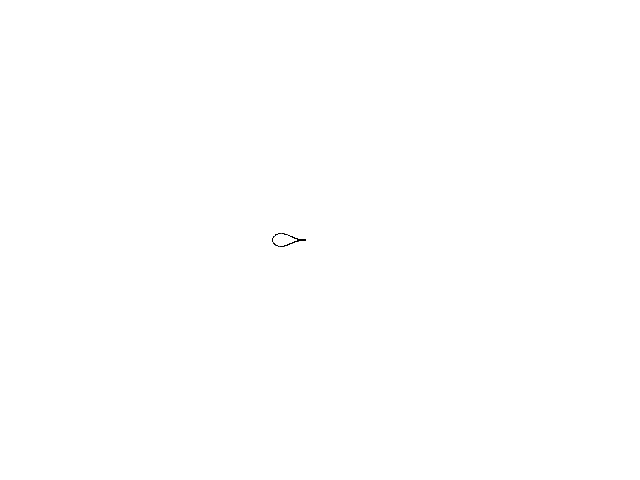
Frame 1 (no input)
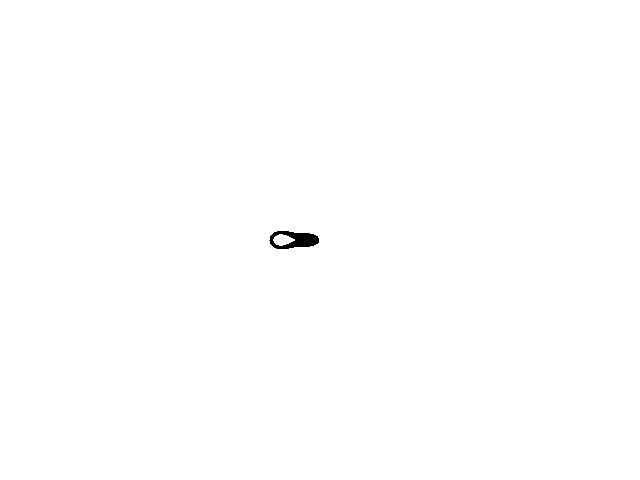
Frame 60 (the mouse pressed at the canvas centre just before this capture)
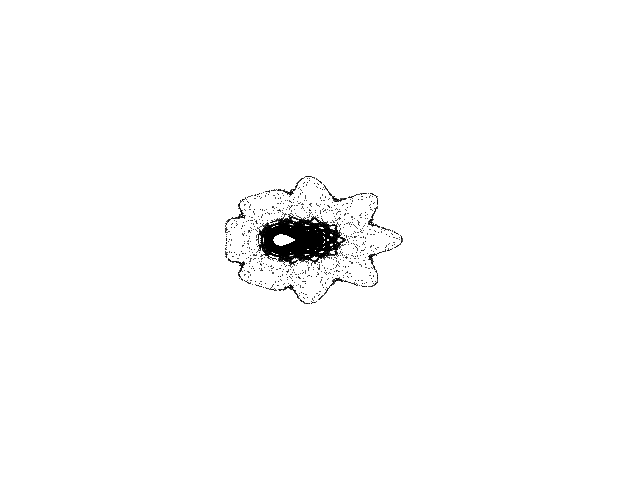
Frame 120 (the mouse held since frame 60 and released just before this capture)

The Processing sketch that drew these frames (run headless with seeded random() and noise(); from frame 60 on, the mouse is pressed at the canvas centre):

// Processing sketch: Gumowski_B
// ── Gumowski_B.pde
// Gumowski-Mira B chaotic map //

  float x = 0.9;
  float y = 0.9;
  float a = 0.00001;
  float b = 0.05;
  float m = 0.652418;
  float w = 0.0;


void setup() {
  
  size(640,480);
  background(255);
  
}


void draw() {
  
  for (int i=0; i<1000; i++) {
     
    float nx = x;
    float ny = y;
 
    x = ny + a * (1.0 - b * pow(ny, 2.0)) * ny + w;
    w = m * x + (2.0 * (1.0 - m) * pow(x, 2.0)) / (1.0 + pow(x, 2.0));
    y = -nx + w;
    
    point(280 + (22 * x), 240 + (21.5 * y));
        
  }

}
